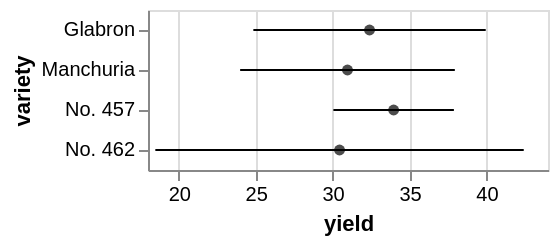

This figure's Vega-Lite source:
### Vega specification from a JSON file in a GitHub repository (floating-point values rounded to 4 significant figures)
{"$schema": "https://vega.github.io/schema/vega/v5.json", "autosize": "pad", "padding": 5, "width": 200, "style": "cell", "data": [{"name": "source_0", "values": [{"yield_error": 7.552, "yield_center": 32.4, "variety": "Glabron"}, {"yield_error": 6.978, "yield_center": 30.97, "variety": "Manchuria"}, {"yield_error": 3.917, "yield_center": 33.97, "variety": "No. 457"}, {"yield_error": 11.97, "yield_center": 30.45, "variety": "No. 462"}]}, {"name": "data_1", "source": "source_0", "transform": [{"type": "formula", "expr": "datum[\"yield_center\"] + datum[\"yield_error\"]", "as": "upper_yield_center"}, {"type": "formula", "expr": "datum[\"yield_center\"] - datum[\"yield_error\"]", "as": "lower_yield_center"}, {"type": "filter", "expr": "datum[\"lower_yield_center\"] !== null && !isNaN(datum[\"lower_yield_center\"])"}]}, {"name": "data_2", "source": "source_0", "transform": [{"type": "filter", "expr": "datum[\"yield_center\"] !== null && !isNaN(datum[\"yield_center\"])"}]}], "signals": [{"name": "y_step", "value": 20}, {"name": "height", "update": "bandspace(domain('y').length, 0, 0) * y_step"}], "marks": [{"name": "layer_0_layer_0_marks", "type": "rule", "style": ["rule", "errorbar-rule"], "from": {"data": "data_1"}, "encode": {"update": {"stroke": {"value": "black"}, "tooltip": {"signal": "{\"yield_center\": format(datum[\"yield_center\"], \"\"), \"yield_center + yield_error\": format(datum[\"upper_yield_center\"], \"\"), \"yield_center - yield_error\": format(datum[\"lower_yield_center\"], \"\"), \"variety\": datum[\"variety\"]}"}, "x": [{"test": "datum[\"lower_yield_center\"] === null || isNaN(datum[\"lower_yield_center\"])", "value": 0}, {"scale": "x", "field": "lower_yield_center"}], "y": {"scale": "y", "field": "variety", "band": 0.5}, "x2": [{"test": "datum[\"upper_yield_center\"] === null || isNaN(datum[\"upper_yield_center\"])", "value": 0}, {"scale": "x", "field": "upper_yield_center"}]}}}, {"name": "layer_1_marks", "type": "symbol", "style": ["point"], "from": {"data": "data_2"}, "encode": {"update": {"opacity": {"value": 0.7}, "fill": {"value": "black"}, "tooltip": {"signal": "{\"yield_center\": format(datum[\"yield_center\"], \"\"), \"variety\": datum[\"variety\"]}"}, "x": [{"test": "datum[\"yield_center\"] === null || isNaN(datum[\"yield_center\"])", "value": 0}, {"scale": "x", "field": "yield_center"}], "y": {"scale": "y", "field": "variety", "band": 0.5}}}}], "scales": [{"name": "x", "type": "linear", "domain": {"fields": [{"data": "data_1", "field": "lower_yield_center"}, {"data": "data_1", "field": "upper_yield_center"}, {"data": "data_2", "field": "yield_center"}]}, "range": [0, {"signal": "width"}], "zero": false, "nice": true}, {"name": "y", "type": "band", "domain": {"fields": [{"data": "data_1", "field": "variety"}, {"data": "data_2", "field": "variety"}], "sort": true}, "range": {"step": {"signal": "y_step"}}, "paddingInner": 0, "paddingOuter": 0}], "axes": [{"scale": "x", "orient": "bottom", "grid": false, "title": "yield", "labelFlush": true, "labelOverlap": true, "tickCount": {"signal": "ceil(width/40)"}, "zindex": 1}, {"scale": "x", "orient": "bottom", "gridScale": "y", "grid": true, "tickCount": {"signal": "ceil(width/40)"}, "domain": false, "labels": false, "maxExtent": 0, "minExtent": 0, "ticks": false, "zindex": 0}, {"scale": "y", "orient": "left", "grid": false, "title": "variety", "labelOverlap": true, "zindex": 1}]}
